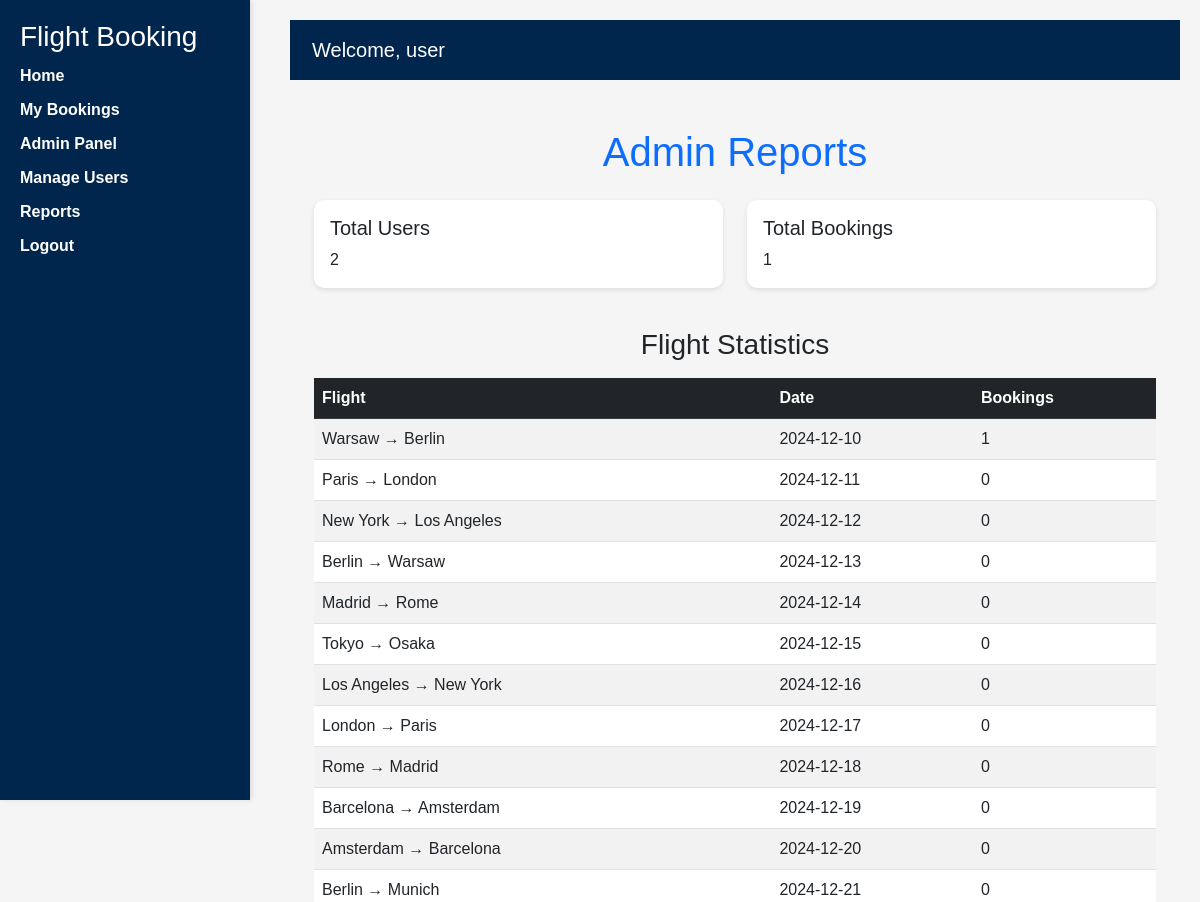
/admin/reports (signed in, upper part), run on an earlier commit of the app's database.
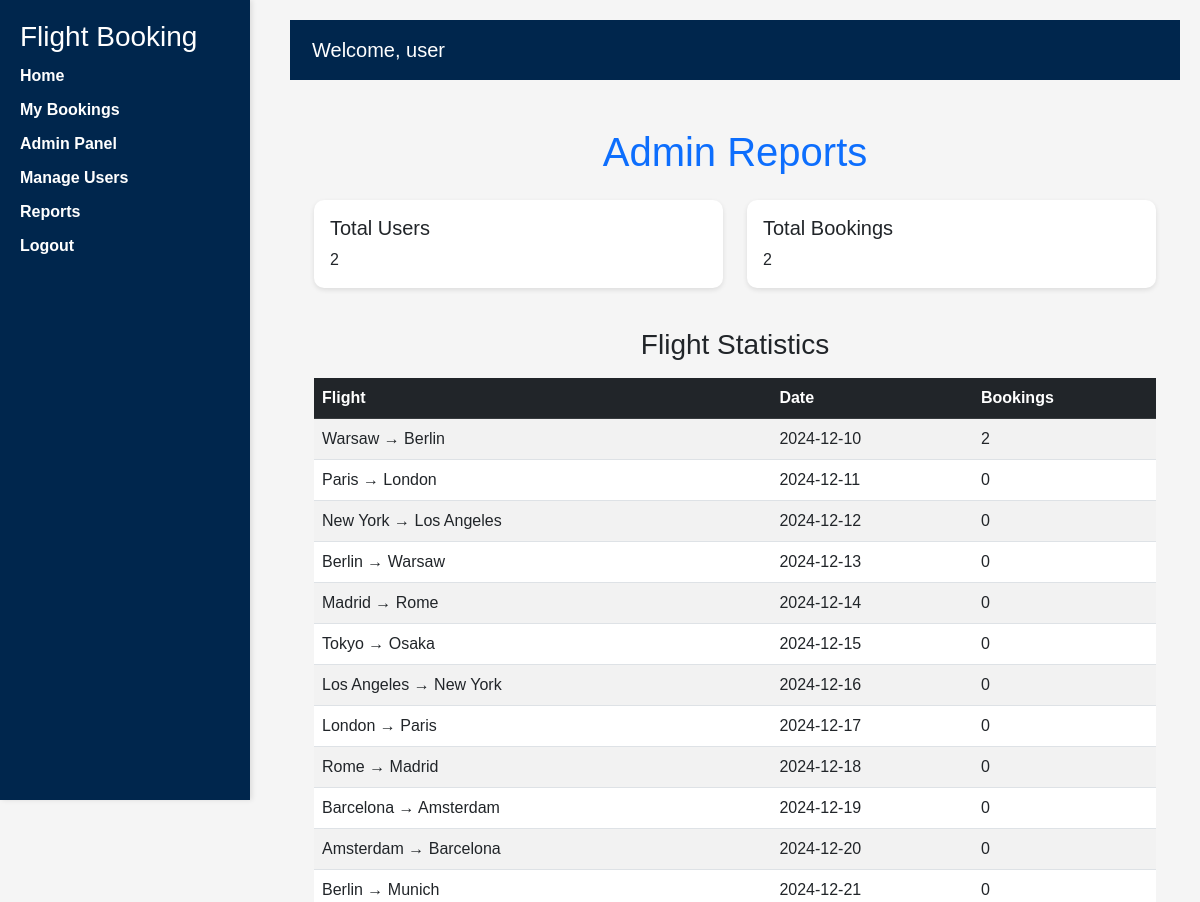
And on a later commit of the database.
### app.py (models this page shows)
class Flight(db.Model):
    id = db.Column(db.Integer, primary_key=True)
    departure_city = db.Column(db.String(100), nullable=False)
    arrival_city = db.Column(db.String(100), nullable=False)
    date = db.Column(db.String(100), nullable=False)
    price = db.Column(db.Float, nullable=False)
    available_seats = db.Column(db.Integer, nullable=False)

### app.py (the view)
@app.route("/admin/reports")
@login_required
def admin_reports():
    if not current_user.is_admin:
        return "Access Denied! Only admins can access this page."
    total_users = User.query.count()
    total_bookings = Booking.query.count()
    flight_stats = db.session.query(
        Flight.id,
        Flight.departure_city,
        Flight.arrival_city,
        Flight.date,
        db.func.count(Booking.id).label("booking_count")
    ).join(Booking, Booking.flight_id == Flight.id, isouter=True) \
     .group_by(Flight.id) \
     .all()
    return render_template("admin_reports.html",
                           total_users=total_users,
                           total_bookings=total_bookings,
                           flight_stats=flight_stats)

### app.py (called while the page is built)
@login_manager.user_loader
def load_user(user_id):
    return User.query.get(int(user_id))

    @property
    def is_active(self):
        return True

### templates/admin_reports.html (shortened to what this page needs)
{% extends "base.html" %}
{% block content %}
<div class="container mt-5">
    <h1 class="text-center text-primary mb-4">Admin Reports</h1>
    <div class="row">
        <div class="col-md-6">
            <div class="card mb-3">
                <div class="card-body">
                    <h5 class="card-title">Total Users</h5>
                    <p class="card-text">{{ total_users }}</p>
                </div>
            </div>
        </div>
        <div class="col-md-6">
            <div class="card mb-3">
                <div class="card-body">
                    <h5 class="card-title">Total Bookings</h5>
                    <p class="card-text">{{ total_bookings }}</p>
                </div>
            </div>
        </div>
    </div>
    <h3 class="text-center mt-4 mb-3">Flight Statistics</h3>
    <table class="table table-striped">
        <thead class="table-dark">
            <tr>
                <th>Flight</th>
                <th>Date</th>
                <th>Bookings</th>
            </tr>
        </thead>
        <tbody>
            {% for flight in flight_stats %}
            <tr>
                <td>{{ flight.departure_city }} → {{ flight.arrival_city }}</td>
                <td>{{ flight.date }}</td>
                <td>{{ flight.booking_count }}</td>
            </tr>
            {% endfor %}
        </tbody>
    </table>
</div>
{% endblock %}

What changed in the data, as far as the page shows it:
changed Flight (number 1 of 12 on the later page): booking_count "1" → "2"
Also different on the page:
{{ total_bookings }}: "1" → "2"
